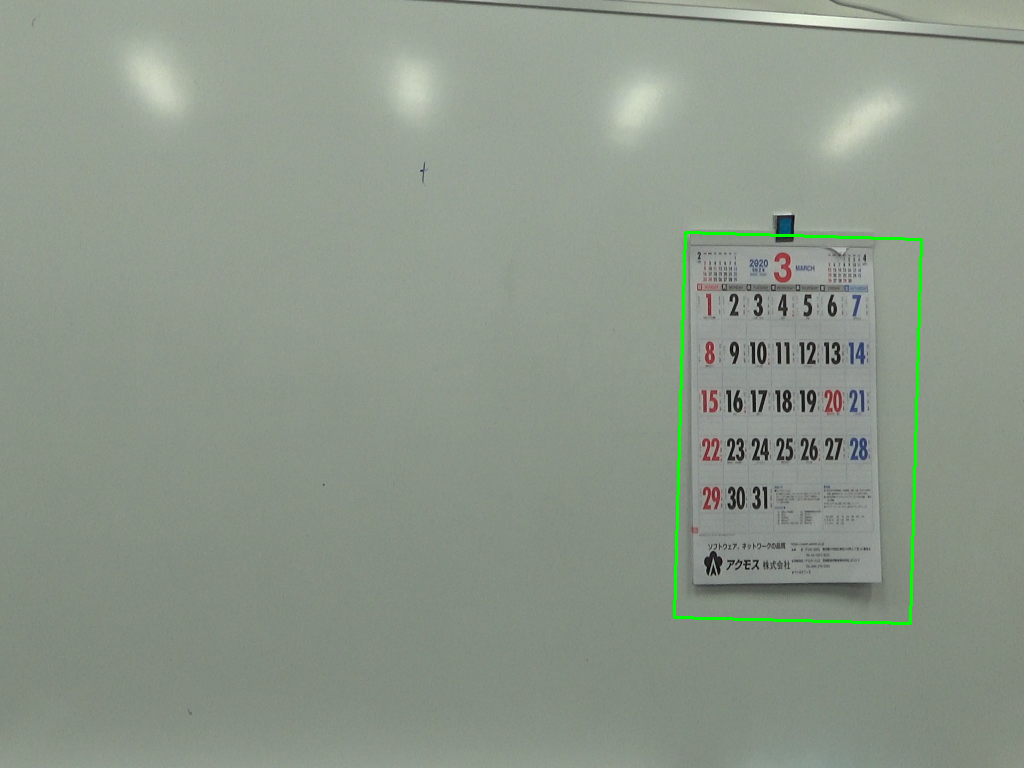
#> input picture university_counselor/b6408text_recognition/new_version/save_png/00000.png, 1024 x 768 px, given as the content of the folder ../new_version/save_png/00000.png, which was not available
$ python -i DCT_demo.py   (imports and definitions only)   (older library calls are emulated)
#> lines starting #> are read from the running program, lines starting #| are printed output that depends on the picture; after the words box and inside, x2 and y2 are one past the last pixel; in counts of white or black regions, pixels touching at a corner belong together; pictures that were not available may be replaced by others from this repository, and a replacement may not be noted
"""
DCT系数中，
左上角部分为直流和低频系数，
右下角部分为高频系数，
中间区域为中频系数

基本思想：
    1 图像按照8X8的大小切块 每一个8X8的小块做DCT
    2 算出的DCT值求和作为该区域的能量值  得到能量图
    345在能量图上操作
    3 能量图二值化 ， 平滑滤波
    4 形态学操作 （腐蚀膨胀） 能量图
    5 找框 去掉过大过小的框

    6 在原图上绘制对应的框
"""
import os
import cv2
import matplotlib.pyplot as plt
import numpy as np
import argparse
import glob


def normalization(data):
    _range = np.max(data) - np.min(data)
    return (data - np.min(data)) / _range * 255


def read_frame(img_path):
    """
    :param img_path:
    :return:
    """
    img = cv2.imread(img_path)
    img_gray = cv2.cvtColor(img, cv2.COLOR_BGR2GRAY)
    img_gray = np.float32(img_gray)
    return img, img_gray


def img_crop(img, patch_size):
    """
    img in gray type and has two channel
    :param img:
    :param crop_index:
    :return:
    """
    h_rem = img.shape[0] % patch_size
    w_rem = img.shape[1] % patch_size

    return img[h_rem:, w_rem:]


def preprocess(energy_img_blur):

    # # 膨胀腐蚀
    # # 3. 膨胀和腐蚀操作的核函数
    element_dilation = cv2.getStructuringElement(cv2.MORPH_RECT, (24, 6))
    element2_erosion = cv2.getStructuringElement(cv2.MORPH_RECT, (30, 9))

    # 4. 膨胀一次，让轮廓突出
    dilation = cv2.dilate(energy_img_blur, element_dilation, iterations=1)

    # 5. 腐蚀一次，去掉细节，
    erosion = cv2.erode(dilation, element2_erosion, iterations=1)

    dilation2 = cv2.dilate(erosion, element_dilation, iterations=2)

    return dilation2


def findTextRegion(origin_img, frame):
    cv2.imwrite("save_png/0origin_img.png", origin_img)
    region = []

    # 1. 查找轮廓
    # binary, contours, hierarchy = cv2.findContours(origin_img, cv2.RETR_TREE, cv2.CHAIN_APPROX_SIMPLE)
    contours, hierarchy = cv2.findContours(
        origin_img, cv2.RETR_TREE, cv2.CHAIN_APPROX_SIMPLE
    )

    #-----start 11.21  debug add----
    for c in contours:

        x,y,w,h = cv2.boundingRect(c)
        print(w, h)
        if w>5 and h>10:
            cv2.rectangle(frame,(x,y),(x+w,y+h),(255,255,0),5)
    cv2.imwrite("save_png/1filename.png", frame)
    #-----end  11.21  debug add----


    # 2. 筛选那些面积小的
    for i in range(len(contours)):
        cnt = contours[i]
        # 计算该轮廓的面积
        area = cv2.contourArea(cnt)
        print('area=', area)
        # 面积小的都筛选掉
        if area < 15000:
            continue

        if area > origin_img.shape[0] * origin_img.shape[1] * 0.1:
            continue

        # 轮廓近似，作用很小
        epsilon = 0.001 * cv2.arcLength(cnt, True)
        approx = cv2.approxPolyDP(cnt, epsilon, True)

        # 找到最小的矩形，该矩形可能有方向
        rect = cv2.minAreaRect(cnt)
        # print("rect is: ", rect)

        # box是四个点的坐标
        box = cv2.boxPoints(rect)
        box = np.int0(box)

        # 计算高和宽
        height = abs(box[0][1] - box[2][1])
        width = abs(box[0][0] - box[2][0])

        # 筛选那些太细的矩形，留下扁的
        if height > width * 1.2:
            continue

        # print('box=', box)
        region.append(box)

    return region


def DCT_transfrom(img):

    """
    :param img:
    :return:
    """
    patch_size = 8
    # img=img_crop(img,patch_size)
    height_8 = int(img.shape[0] / 8)
    wdith_8 = int(img.shape[1] / 8)
    img_dct = np.zeros_like(img)

    energy_img = np.zeros_like(img)
    for h in range(height_8):
        for w in range(wdith_8):
            img_pacth = img[
                h * patch_size : (h + 1) * patch_size,
                w * patch_size : (w + 1) * patch_size,
            ]
            img_dct_patch = cv2.dct(img_pacth)
            img_dct[
                h * patch_size : (h + 1) * patch_size,
                w * patch_size : (w + 1) * patch_size,
            ] = img_dct_patch

            energy_img[
                h * patch_size : (h + 1) * patch_size,
                w * patch_size : (w + 1) * patch_size,
            ] = np.sum(img_dct_patch)

    # img_dct=normalization(img_dct)
    energy_img = normalization(energy_img)

    return img_dct, energy_img.astype(np.uint8)


# [44 lines of commented-out code are left out]


def image_process(path):
#> called with path = '../new_version/save_png/00000.png'
    data_path = os.path.join(path, "*")
    filenames = glob.glob(data_path)
    filenames.sort()

    images = [cv2.imread(img) for img in filenames]
#> images = 1 item

    count = 0
    for frame in images:
        print('frame ', '-'*20, count)
        # DCT
        frame = img_crop(frame, patch_size=8)
        img_gray = cv2.cvtColor(frame, cv2.COLOR_BGR2GRAY)
        img_gray = np.float32(img_gray)

        img_dct, energy_img = DCT_transfrom(img_gray)  # 使用dct获得img的频域图像

        ret, binary = cv2.threshold(
            energy_img,
            np.max(energy_img) * 0.7,
            255,
            cv2.THRESH_OTSU + cv2.THRESH_BINARY,
        )

        # 平滑滤波
        energy_img_blur = cv2.blur(
            binary,
            (3, 3),
        )

        dilation_img = preprocess(energy_img_blur)

        region = findTextRegion(dilation_img, frame)
        for box in region:
            cv2.drawContours(frame, [box], 0, (0, 255, 0), 2)
        # cv2.imshow('image' , np.array(frame, dtype = np.uint8 ) )
        cv2.imwrite(r"./save_png/" + str(count).rjust(5, "0") + ".png", frame)
        count += 1
#> this loop made 1 pass
#> (h_rem in img_crop, w_rem in img_crop, patch_size in DCT_transfrom, height_8 in DCT_transfrom, wdith_8 in DCT_transfrom, ret, count) on pass 1: (0, 0, 8, 96, 128, 141, 1)
#> (printed output is left out)
#> pass 1, in DCT_transfrom, `energy_img = normalization(energy_img)`:
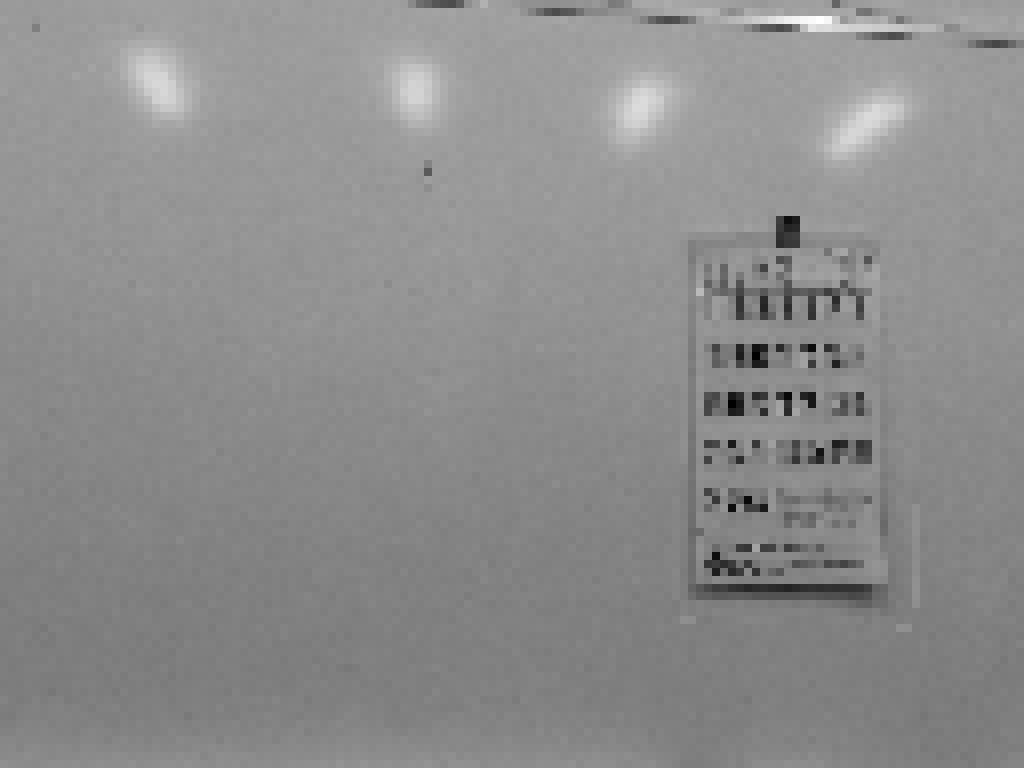
#> energy_img: shape (768, 1024) float32; min 0, max 255, mean 141.3
#> pass 1, in image_process, `img_dct, energy_img = DCT_transfrom(img_gray)`:
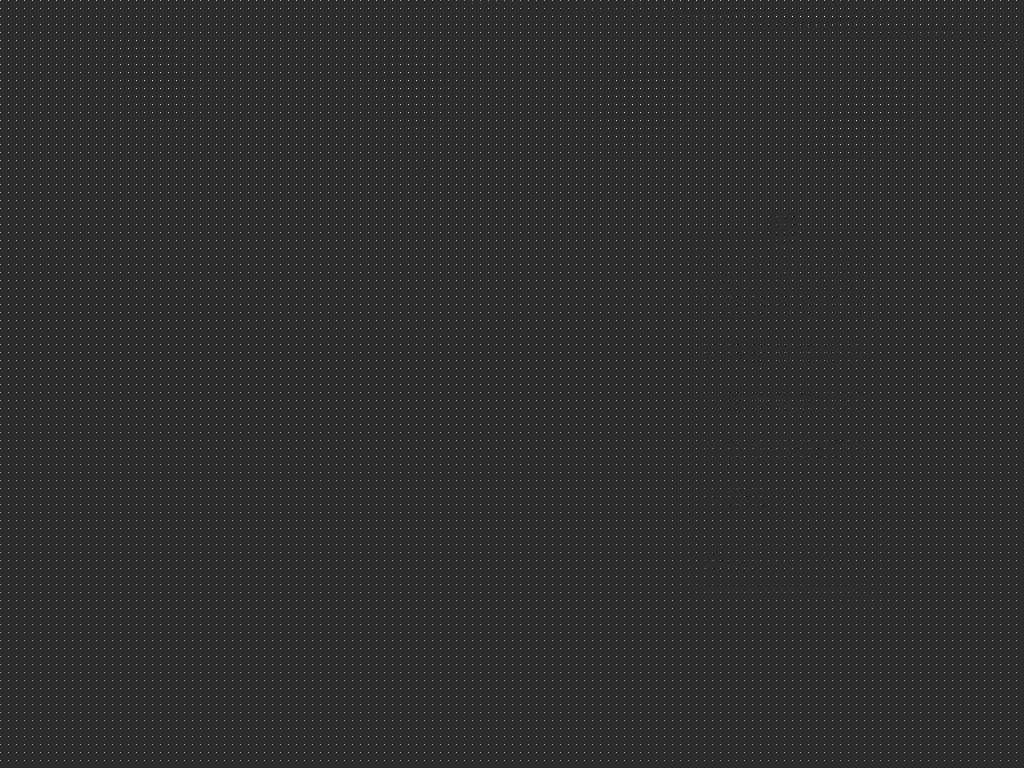
#> img_dct: shape (768, 1024) float32; min -394.3, max 1868, mean 18.3; drawn with min black and max white
#> after the loop:
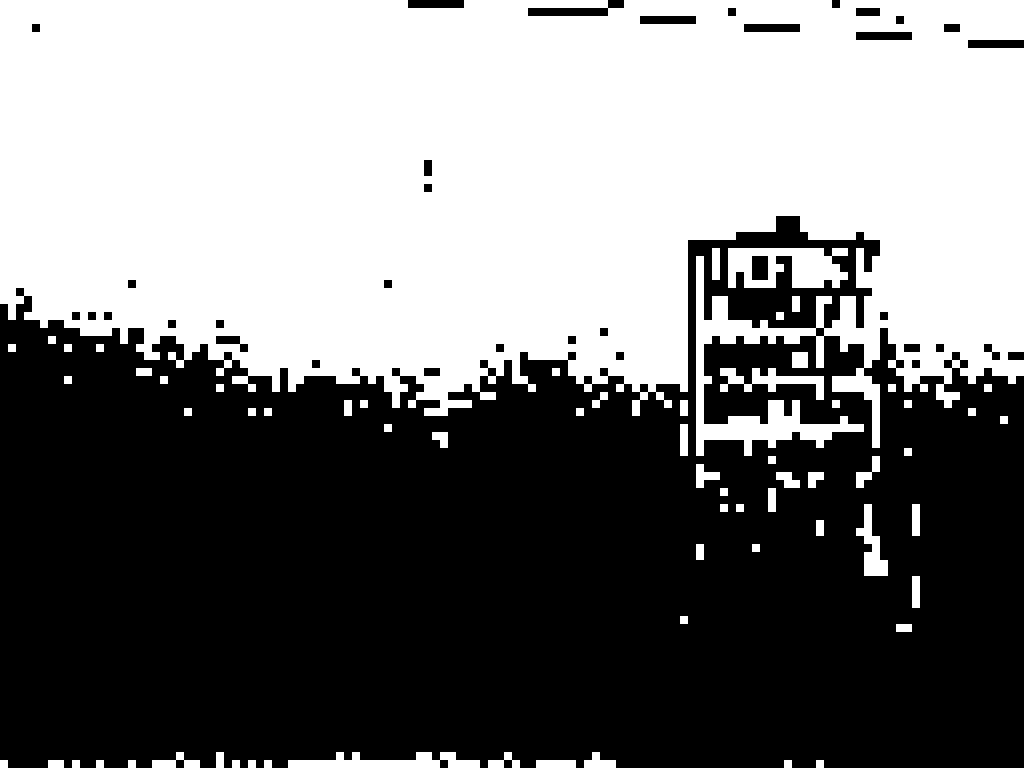
#> binary: shape (768, 1024); 47.5% white; 67 white regions, largest, box (x1, y1, x2, y2) and area: (0, 0, 1024, 456) 358080, (728, 248, 848, 288) 3456, (288, 752, 480, 768) 1856
#> after the loop:
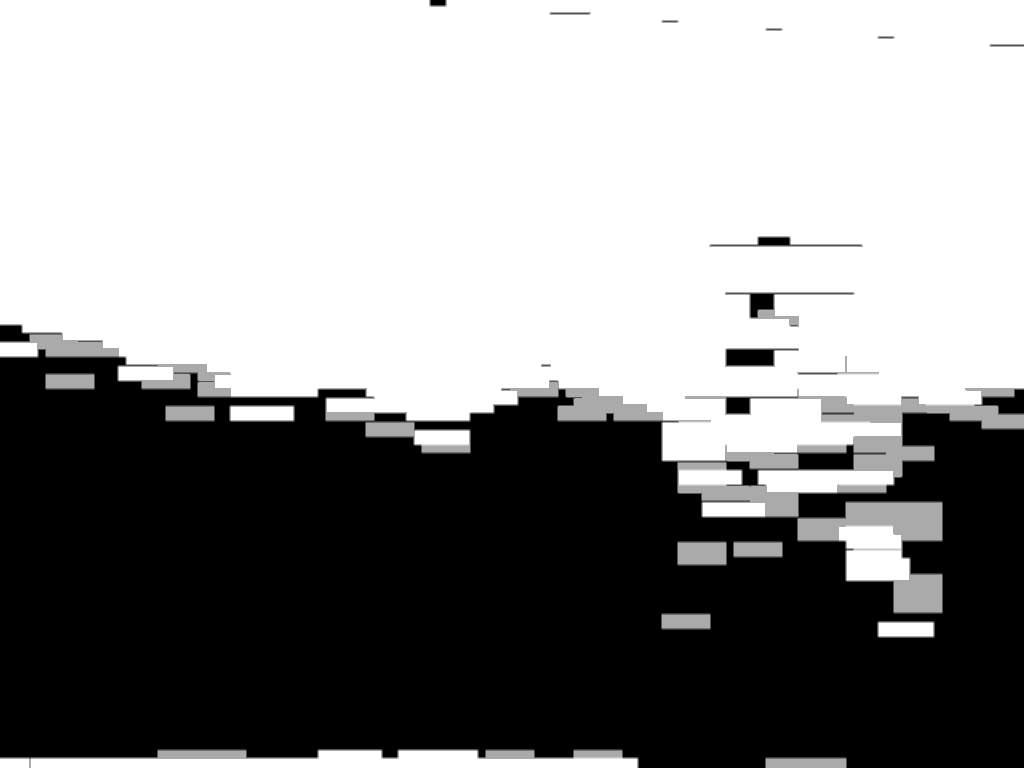
#> dilation_img: shape (768, 1024); min 0, max 255, mean 144.4
#> after the loop, count = 1


# [26 lines not run here, left out]
    # python3 DCT_demo.py --type=image --folder=/Users/abel/Downloads/spare_time/B6408_3400_character/teacher_image_10_25
    # python3 DCT_demo.py --type=image --folder=img

>>> result = image_process('../new_version/save_png/00000.png')
